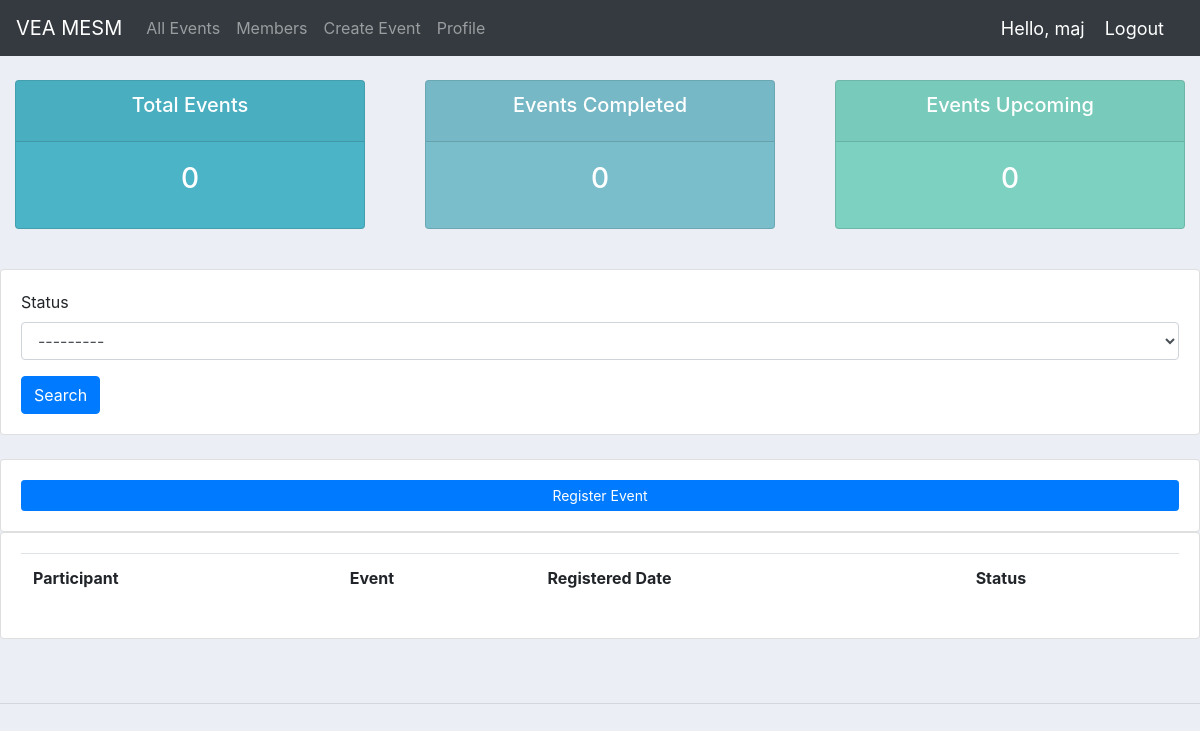
Page /user/ (signed in) on the earlier database version.
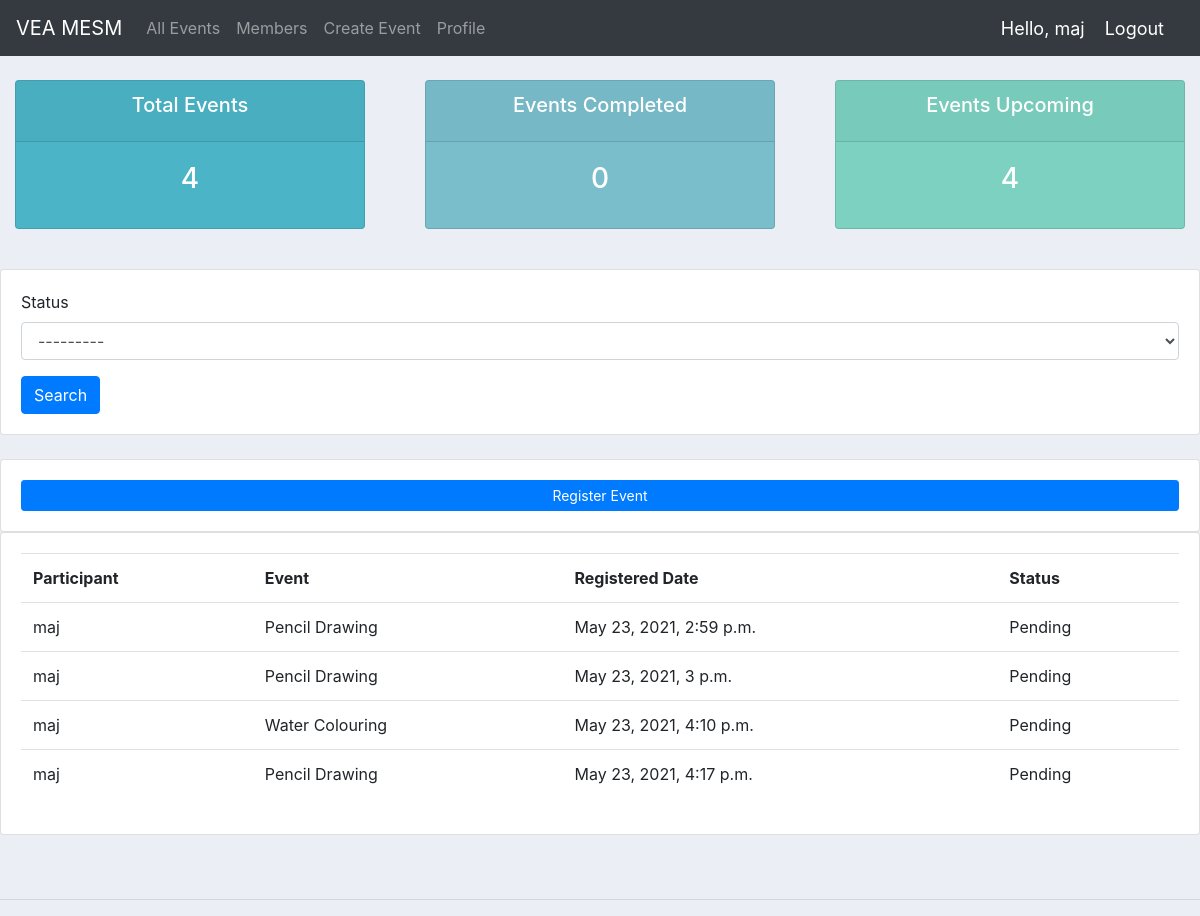
Same page on the later database version.
### accounts/models.py (models this page shows, shortened)
class Event_Member(models.Model):
    STATUS = (
        ('Pending', 'Pending'),
        ('Completed', 'Completed'),
        ('Absent', 'Absent'),
    )
    participant = models.ForeignKey(Participant, null=True, on_delete=models.CASCADE)
    event = models.ForeignKey(Event, null=True, on_delete=models.CASCADE)
    date_created = models.DateTimeField(auto_now_add=True, null=True)
    status = models.CharField(max_length=200, null=True, choices=STATUS)

class Participant(models.Model):
    user = models.OneToOneField(User, null=True, on_delete=models.CASCADE)
    name = models.CharField(max_length=200, null=True)
    phone = models.CharField(max_length=200, null=True)
    email = models.CharField(max_length=200, null=True)
    date_created = models.DateTimeField(auto_now_add=True, null=True)
    def __str__(self):
        return self.name

class Event(models.Model):
    STATUS = (
        ('Ongoing', 'Ongoing'),
        ('Completed', 'Completed'),
        ('Upcoming', 'Upcoming'),
    )
    name = models.CharField(max_length=200, null=True)
    location = models.CharField(max_length=200, null=True)
    status = models.CharField(max_length=200, null=True, choices=STATUS)
    description = models.CharField(max_length=200, null=True, blank=True)
    date = models.DateTimeField(blank=True, null=True)
    def __str__(self):
        return self.name

### accounts/decorators.py (the view)
        def wrapper_func(request, *args, **kwargs):
            group = None
            if request.user.groups.exists():
                group = request.user.groups.all()[0].name
            if group in allowed_roles:
                return view_func(request, *args, **kwargs)
            else:
                return HttpResponse('You are not authorized to view this page')

### accounts/views.py (called while the page is built)
@login_required(login_url='login')
@allowed_users(allowed_roles=['customer'])
def userPage(request):
    participant=request.user.participant
    event_members = request.user.participant.event_member_set.all()
    total_events = event_members.count()
    completed = event_members.filter(status='Completed').count()
    upcoming = event_members.filter(status='Pending').count()
    myFilter = Event_memberFilter1(request.GET, queryset=event_members)
    event_members = myFilter.qs
    context = {'participant':participant,'event_members': event_members, 'total_events': total_events, 'completed': completed,
               'upcoming': upcoming,'myFilter': myFilter}
    return render(request, 'accounts/user.html', context)

### accounts/templates/accounts/user.html
{%  extends 'accounts/main.html' %}
{% block content %}
{%  include 'accounts/status.html' %}
{% load crispy_forms_filters %}
<br>
<div class="row">
	<div class="col">
		<div class="card card-body">
			<form method="get">
			{{myFilter.form|crispy}}
		    <button class="btn btn-primary" type="submit">Search</button>
		  </form>
		</div>
	</div>
</div>
<br>
<div class="row">
			<div class="col-md">
				<div class="card card-body">
					<a class="btn btn-primary  btn-sm btn-block" href="{% url 'create_event_member' participant.id %}">Register Event</a>
				</div>
				<div class="card card-body">
					<table class="table">
						<tr>
							<th>Participant</th>
							<th>Event</th>
							<th>Registered Date</th>
							<th>Status</th>
						</tr>
						{% for event_member in event_members %}
				<tr>
					<td>{{event_member.participant}}</td>
					<td>{{event_member.event}}</td>
					<td>{{event_member.date_created}}</td>
					<td>{{event_member.status}}</td>
				</tr>
				{% endfor %}
					</table>
				</div>
			</div>
		</div>
<br>
<br>
{% endblock content %}

### accounts/templates/accounts/main.html (shortened to what this page needs)
{% load static %}
<!DOCTYPE html>
<html lang="en">
<head>
    <link rel="stylesheet" href="https://maxcdn.bootstrapcdn.com/bootstrap/4.0.0/css/bootstrap.min.css"
>
    <link rel="stylesheet" type="text/css" href="{% static '/css/main.css' %}">
</head>
<body>
    {% include 'accounts/navbar.html' %}
    {% block content %}
    {% endblock %}
<hr>
</body>
</html>

### accounts/templates/accounts/navbar.html (shortened to what this page needs)
{% load static %}
<nav class="navbar navbar-expand-lg navbar-dark bg-dark">
  <a class="navbar-brand" href="{% url 'home' %}">VEA MESM</a>
  <div class="collapse navbar-collapse" id="navbarNav">
    <ul class="navbar-nav">
      {% if request.user.is_staff %}
      <li class="nav-item active">
        <a class="nav-link" href="{% url 'home' %}">Dashboard</a>
      </li>
      <li class="nav-item">
        <a class="nav-link" href="{% url 'participants' %}">Users</a>
      </li>
      <li class="nav-item">
        <a class="nav-link" href="{% url 'events' %}">All Events</a>
      </li>
      <li class="nav-item">
        <a class="nav-link" href="{% url 'event_member' %}">Registrations</a>
      </li>
      {% else %}
      <li class="nav-item">
        <a class="nav-link" href="{% url 'eventss' %}">All Events</a>
      </li>
      <li class="nav-item">
        <a class="nav-link" href="{% url 'participantss' %}">Members</a>
      </li>
      <li class="nav-item">
        <a class="nav-link" href="{% url 'index' %}">Create Event</a>
      </li>
       <li class="nav-item">
        <a class="nav-link" href="{% url 'account' %}">Profile</a>
      </li>
      {% endif %}
    </ul>
  </div>
  <span class="hello-msg">Hello, {{request.user}}</span>
  <span ><a  class="hello-msg" href="{% url 'logout' %}">Logout</a></span>
</nav>

### accounts/templates/accounts/status.html
<br>
<div class="row">
	<div class="col">
		<div class="col-md">
			<div class="card text-center text-white  mb-3" id="total-events">
			  	<div class="card-header">
			  		<h5 class="card-title">Total Events</h5>
			  	</div>
			  	<div class="card-body">
			    	<h3 class="card-title">{{total_events}}</h3>
			  	</div>
			</div>
		</div>
	</div>
	<div class="col">
		<div class="col-md">
			<div class="card text-center text-white  mb-3" id="events-completed">
			  	<div class="card-header">
			  		<h5 class="card-title">Events Completed</h5>
			  	</div>
			  	<div class="card-body">
			    	<h3 class="card-title">{{completed}}</h3>
			  	</div>
			</div>
		</div>
	</div>
	<div class="col">
		<div class="col-md">
			<div class="card text-center text-white  mb-3" id="events-pending">
			  	<div class="card-header">
			  		<h5 class="card-title">Events Upcoming</h5>
			  	</div>
			  	<div class="card-body">
			    	<h3 class="card-title">{{upcoming}}</h3>
			  	</div>
			</div>
		</div>
	</div>
</div>

### static/css/main.css (style rules this page uses)
body { background-color: #ebeff5; }
#total-events { background-color: #4cb4c7; }
#events-completed { background-color: #7abecc; }
#events-pending { background-color: #7CD1C0; }

### accounts/templates/accounts/navbar.html (style rules this page uses)
.hello-msg { font-size: 18px; color: #fff; margin-right: 20px; }

Differences in the rows shown:
added Event_Member: participant "maj", event "Pencil Drawing", date_created "May 23, 2021, 2:59 p.m.", status "Pending"
added Event_Member: participant "maj", event "Pencil Drawing", date_created "May 23, 2021, 3 p.m.", status "Pending"
added Event_Member: participant "maj", event "Water Colouring", date_created "May 23, 2021, 4:10 p.m.", status "Pending"
added Event_Member: participant "maj", event "Pencil Drawing", date_created "May 23, 2021, 4:17 p.m.", status "Pending"
Other differences:
{{ total_events }}: "0" → "4"
{{ upcoming }}: "0" → "4"
